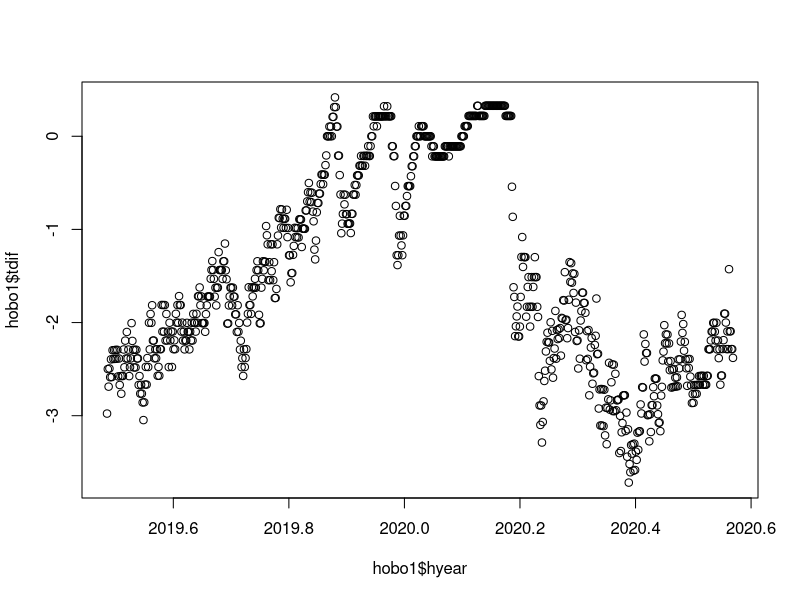
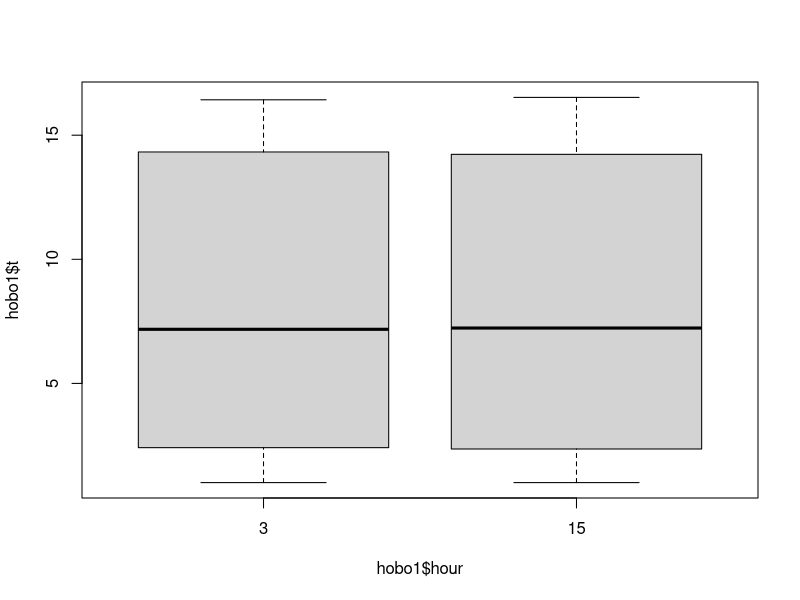

Generate these figures, in order, with R: (Note: this script raises an error after producing the figures.)
### Packages and functions ----
library(stringr)
library(ggplot2)

dyear <- function(year, month, day){
  leap <- ifelse(year/400 == floor(year/400), 1,
                 ifelse(year/100 == floor(year/100), 0,
                        ifelse(year/4 == floor(year/4), 1,0)))
  
  nday <-ifelse(month == 1, 0+day,
                ifelse(month == 2, 31+day,
                       ifelse(month == 3, 59+day+leap,
                              ifelse(month == 4, 90+day+leap,
                                     ifelse(month == 5, 120+day+leap,
                                            ifelse(month == 6, 151+day+leap,
                                                   ifelse(month == 7, 181+day+leap,
                                                          ifelse(month == 8, 212+day+leap,
                                                                 ifelse(month == 9, 243+day+leap,
                                                                        ifelse(month == 10, 273+day+leap,
                                                                               ifelse(month == 11, 304+day+leap,334+day+leap)))))))))))
  
  decimalyear <- year + nday/(365+leap) - 1/(365+leap)
  return(decimalyear)
}                                          
### Load and process data frames ----
## Presumes a HOBO cvs expo0rt file with yy/mm/dd date format, a separate time column, and no plot title in the header.

hobo <- read.csv('data/Wexford_frigid_surface.csv')
colnames(hobo) <- c('id', 'date', 'time', 't')
hobo$station <- 'Wexford_frigid_10'

hobo1 <- read.csv('data/Wexford_frigid_50_cm.csv')
colnames(hobo1) <- c('id', 'date', 'time', 't')
hobo1$station <- 'Wexford_frigid_50'
hobo <- rbind(hobo, hobo1)

hobo1 <- read.csv('data/Wexford_mesic_50_cm.csv')
colnames(hobo1) <- c('id', 'date', 'time', 't')
hobo1$station <- 'Wexford_mesic_50'
hobo <- rbind(hobo, hobo1)

hobo1 <- read.csv('data/Newaygo_mesic_50_cm.csv')
colnames(hobo1) <- c('id', 'date', 'time', 't')
hobo1$station <- 'Newaygo_mesic_50'
hobo <- rbind(hobo, hobo1)

hobo1 <- read.csv('data/Newaygo_frigid_50_cm.csv')
colnames(hobo1) <- c('id', 'date', 'time', 't')
hobo1$station <- 'Newaygo_frigid_50'
hobo <- rbind(hobo, hobo1)
rm(hobo1)

hobo$year <- as.numeric(str_split_fixed(hobo$date, '/', 3)[,1]) +2000
hobo$month <- as.numeric(str_split_fixed(hobo$date, '/', 3)[,2])
hobo$day <- as.numeric(str_split_fixed(hobo$date, '/', 3)[,3])
hobo$hour <- as.numeric(str_split_fixed(hobo$time, ':', 3)[,1]) + as.numeric(str_split_fixed(hobo$time, ':', 3)[,2])/60
hobo$dyear <- dyear(hobo$year,hobo$month,hobo$day)
hobo$hyear <- hobo$dyear+hobo$hour/24/365.25

ground <-  read.csv('data/2228937.csv')
ground <- subset(ground, select = c('STATION','NAME','LATITUDE','LONGITUDE','ELEVATION','DATE','PRCP','SNOW','TMAX','TMIN'))
ground$year <- as.numeric(str_split_fixed(ground$DATE, '-', 3)[,1])
ground$month <- as.numeric(str_split_fixed(ground$DATE, '-', 3)[,2])
ground$day <- as.numeric(str_split_fixed(ground$DATE, '-', 3)[,3])
ground$dyear <- dyear(ground$year,ground$month,ground$day)
ground$t <- (ground$TMAX + ground$TMIN)/2

norm <- read.delim('data/norms19812010.txt', encoding = 'UTF-8')
ground.sts <- unique(ground$STATION)
norm.ground <- subset(norm, Station_ID %in% ground.sts)
## compare two stations ----
hobo1 <- subset(hobo, station %in% 'Wexford_frigid_50', select = c(date, dyear, hour, hyear, t, station))
hobo2 <- subset(hobo, station %in% 'Wexford_mesic_50', select = c(date, dyear, hour, hyear, t, station))
hobo2$t2 <- hobo2$t
hobo2$station2 <- hobo2$station
hobo1 <- merge(hobo1, hobo2[,c('hyear', 't2', 'station2')], by='hyear')
rm(hobo2)


hobo1$tdif <- hobo1$t - hobo1$t2

plot(hobo1$tdif ~ hobo1$hyear)
boxplot(hobo1$t ~ hobo1$hour)

## get means by station
hobo1.mean <- aggregate(hobo1[,c('t','t2')], by = list(hour = hobo1$hour), FUN = 'mean')

hobo.mean <- aggregate(list(t = hobo$t), by = list(station = hobo$station, month = hobo$month,  day = hobo$day), FUN = 'mean')
hobo.mean2 <- aggregate(list(t = hobo.mean$t),by = list(station = hobo.mean$station), FUN = 'mean')

hobo.summer <- subset(hobo, month %in% c(6,7,8))
hobo.summer.mean <- aggregate(list(t = hobo.summer$t), by = list(station = hobo.summer$station, month = hobo.summer$month,  day = hobo.summer$day), FUN = 'mean')
hobo.summer.mean2 <- aggregate(list(t.summer = hobo.summer.mean$t),by = list(station = hobo.summer.mean$station), FUN = 'mean')

hobo.winter <- subset(hobo, month %in% c(1,2,12))
hobo.winter.mean <- aggregate(list(t = hobo.winter$t), by = list(station = hobo.winter$station, month = hobo.winter$month,  day = hobo.winter$day), FUN = 'mean')
hobo.winter.mean2 <- aggregate(list(t.winter = hobo.winter.mean$t),by = list(station = hobo.winter.mean$station), FUN = 'mean')

hobo.merge <- merge(hobo.mean2, hobo.summer.mean2, by='station')
hobo.merge <- merge(hobo.merge, hobo.winter.mean2, by='station')
hobo.merge$range <- hobo.merge$t.summer - hobo.merge$t.winter

## Determine relationship between layers 1: simple running average ----
## compare two stations
i <- 10
hobo.d <- aggregate(list(t = hobo$t), by = list(station = hobo$station, year = hobo$year, month = hobo$month,  day = hobo$day, dyear = hobo$dyear), FUN = 'mean')
hobo1 <- subset(hobo.d, station %in% 'Wexford_frigid_10', select = c(dyear, t, station))
hobo2 <- subset(hobo.d, station %in% 'Wexford_frigid_50', select = c(dyear, t, station))
hobo2$t50cm <- hobo2$t
hobo1 <- merge(hobo1, hobo2[,c('dyear','t50cm')], by='dyear')
rm(hobo2)

hobo1$t02 <- NA
for (i in 1:nrow(hobo1)){
  hobo1[i,]$t02 <-  mean(subset(hobo1, dyear <= hobo1[i,]$dyear & dyear >= hobo1[i,]$dyear-2/365.25, select = t)[,1])
}

hobo1$t03 <- NA
for (i in 1:nrow(hobo1)){
  hobo1[i,]$t03 <-  mean(subset(hobo1, dyear <= hobo1[i,]$dyear & dyear >= hobo1[i,]$dyear-3/365.25, select = t)[,1])
}

hobo1$t05 <- NA
for (i in 1:nrow(hobo1)){
  hobo1[i,]$t05 <-  mean(subset(hobo1, dyear <= hobo1[i,]$dyear & dyear >= hobo1[i,]$dyear-5/365.25, select = t)[,1])
}

hobo1$t16 <- NA
for (i in 1:nrow(hobo1)){
  hobo1[i,]$t16 <-  mean(subset(hobo1, dyear <= hobo1[i,]$dyear & dyear >= hobo1[i,]$dyear-16/365.25, select = t)[,1])
}

hobo1$t17 <- NA
for (i in 1:nrow(hobo1)){
  hobo1[i,]$t17 <-  mean(subset(hobo1, dyear <= hobo1[i,]$dyear & dyear >= hobo1[i,]$dyear-17/365.25, select = t)[,1])
}

hobo1$t18 <- NA
for (i in 1:nrow(hobo1)){
  hobo1[i,]$t18 <-  mean(subset(hobo1, dyear <= hobo1[i,]$dyear & dyear >= hobo1[i,]$dyear-18/365.25, select = t)[,1])
}
hobo1$t19 <- NA
for (i in 1:nrow(hobo1)){
  hobo1[i,]$t19 <-  mean(subset(hobo1, dyear <= hobo1[i,]$dyear & dyear >= hobo1[i,]$dyear-19/365.25, select = t)[,1])
}
hobo1$t20 <- NA
for (i in 1:nrow(hobo1)){
  hobo1[i,]$t20 <-  mean(subset(hobo1, dyear <= hobo1[i,]$dyear & dyear >= hobo1[i,]$dyear-20/365.25, select = t)[,1])
}

hobo1$t28 <- NA
for (i in 1:nrow(hobo1)){
  hobo1[i,]$t28 <-  mean(subset(hobo1, dyear <= hobo1[i,]$dyear & dyear >= hobo1[i,]$dyear-28/365.25, select = t)[,1])
}

hobo1$t35 <- NA
for (i in 1:nrow(hobo1)){
  hobo1[i,]$t35 <-  mean(subset(hobo1, dyear <= hobo1[i,]$dyear & dyear >= hobo1[i,]$dyear-25/365.25, select = t)[,1])
}
cols <- c(2, 4:14) 
cor(hobo1[,cols])

model <- lm(t50cm ~ t + t02 + t03 + t05 + t07 + t14 + t18 + t21 + t24 + t28 + t35, data = hobo1)
summary(model)

for (i in 1:length(cols)){
  model <- lm(t50cm ~ hobo1[,cols[i]], data = hobo1)
  print(colnames(hobo1)[cols[i]])
  print(AIC(model))}

model <- lm(t50cm ~ t18 , data = hobo1)
summary(model)
AIC(model)


## Determine relationship between layers 2: decay day influence ----
## compare two stations
i <- 10
hobo.d <- aggregate(list(t = hobo$t), by = list(station = hobo$station, year = hobo$year, month = hobo$month,  day = hobo$day, dyear = hobo$dyear), FUN = 'mean')
hobo1 <- subset(hobo.d, station %in% 'Wexford_frigid_10', select = c(dyear, t, station))
hobo2 <- subset(hobo.d, station %in% 'Wexford_frigid_50', select = c(dyear, t, station))
hobo2$t50cm <- hobo2$t
hobo1 <- merge(hobo1, hobo2[,c('dyear','t50cm')], by='dyear')
rm(hobo2)

hobo1$t02 <- NA
for (i in 1:nrow(hobo1)){
  halflife <- 2
  tab <- subset(hobo1, dyear <= hobo1[i,]$dyear)
  tab$wt <- 2^-((hobo1[i,]$dyear - tab$dyear)*365.25/halflife)
  tab$twt <- tab$wt * tab$t
  hobo1[i,]$t02 <- sum(tab$twt)/sum(tab$wt)
}

hobo1$t05 <- NA
for (i in 1:nrow(hobo1)){
  halflife <- 5
  tab <- subset(hobo1, dyear <= hobo1[i,]$dyear)
  tab$wt <- 2^-((hobo1[i,]$dyear - tab$dyear)*365.25/halflife)
  tab$twt <- tab$wt * tab$t
  hobo1[i,]$t05 <- sum(tab$twt)/sum(tab$wt) }

hobo1$t06 <- NA
for (i in 1:nrow(hobo1)){
  halflife <- 6
  tab <- subset(hobo1, dyear <= hobo1[i,]$dyear)
  tab$wt <- 2^-((hobo1[i,]$dyear - tab$dyear)*365.25/halflife)
  tab$twt <- tab$wt * tab$t
  hobo1[i,]$t06 <- sum(tab$twt)/sum(tab$wt) }

hobo1$t07 <- NA
for (i in 1:nrow(hobo1)){
  halflife <- 7
  tab <- subset(hobo1, dyear <= hobo1[i,]$dyear)
  tab$wt <- 2^-((hobo1[i,]$dyear - tab$dyear)*365.25/halflife)
  tab$twt <- tab$wt * tab$t
  hobo1[i,]$t07 <- sum(tab$twt)/sum(tab$wt) }

hobo1$t08 <- NA
for (i in 1:nrow(hobo1)){
  halflife <- 8
  tab <- subset(hobo1, dyear <= hobo1[i,]$dyear)
  tab$wt <- 2^-((hobo1[i,]$dyear - tab$dyear)*365.25/halflife)
  tab$twt <- tab$wt * tab$t
  hobo1[i,]$t08 <- sum(tab$twt)/sum(tab$wt) }

hobo1$t09 <- NA
for (i in 1:nrow(hobo1)){
  halflife <- 09
  tab <- subset(hobo1, dyear <= hobo1[i,]$dyear)
  tab$wt <- 2^-((hobo1[i,]$dyear - tab$dyear)*365.25/halflife)
  tab$twt <- tab$wt * tab$t
  hobo1[i,]$t09 <- sum(tab$twt)/sum(tab$wt) }

hobo1$t10 <- NA
for (i in 1:nrow(hobo1)){
  halflife <- 10
  tab <- subset(hobo1, dyear <= hobo1[i,]$dyear)
  tab$wt <- 2^-((hobo1[i,]$dyear - tab$dyear)*365.25/halflife)
  tab$twt <- tab$wt * tab$t
  hobo1[i,]$t10 <- sum(tab$twt)/sum(tab$wt) }

hobo1$t11 <- NA
for (i in 1:nrow(hobo1)){
  halflife <- 11
  tab <- subset(hobo1, dyear <= hobo1[i,]$dyear)
  tab$wt <- 2^-((hobo1[i,]$dyear - tab$dyear)*365.25/halflife)
  tab$twt <- tab$wt * tab$t
  hobo1[i,]$t11 <- sum(tab$twt)/sum(tab$wt) }

hobo1$t12 <- NA
for (i in 1:nrow(hobo1)){
  halflife <- 12
  tab <- subset(hobo1, dyear <= hobo1[i,]$dyear)
  tab$wt <- 2^-((hobo1[i,]$dyear - tab$dyear)*365.25/halflife)
  tab$twt <- tab$wt * tab$t
  hobo1[i,]$t12 <- sum(tab$twt)/sum(tab$wt) }

hobo1$t13 <- NA
for (i in 1:nrow(hobo1)){
  halflife <- 13
  tab <- subset(hobo1, dyear <= hobo1[i,]$dyear)
  tab$wt <- 2^-((hobo1[i,]$dyear - tab$dyear)*365.25/halflife)
  tab$twt <- tab$wt * tab$t
  hobo1[i,]$t13 <- sum(tab$twt)/sum(tab$wt) }

cols <- c(2, 4:14) 
cor(hobo1[,cols])
# determined that 7 day half life is the optimum

for (i in 1:length(cols)){
  model <- lm(t50cm ~ hobo1[,cols[i]], data = hobo1)
  print(colnames(hobo1)[cols[i]])
  print(AIC(model))}
hobo1.x <- hobo1[-c(1:15),]
model <- lm(t50cm ~ t07 , data = hobo1.x)
summary(model)
AIC(model)

## Determine relationship between layers 3: decay day influence shift ----
## compare two stations
i <- 10
hobo.d <- aggregate(list(t = hobo$t), by = list(station = hobo$station, year = hobo$year, month = hobo$month,  day = hobo$day, dyear = hobo$dyear), FUN = 'mean')
hobo1 <- subset(hobo.d, station %in% 'Wexford_frigid_10', select = c(dyear, t, station))
hobo2 <- subset(hobo.d, station %in% 'Wexford_frigid_50', select = c(dyear, t, station))
hobo2$t50cm <- hobo2$t
hobo1 <- merge(hobo1, hobo2[,c('dyear','t50cm')], by='dyear')
rm(hobo2)
shift <- 6 # determined that a shift of zero is the optimum
hobo1$t02 <- NA
for (i in 1:nrow(hobo1)){
  halflife <- 2
  tab <- subset(hobo1, dyear <= hobo1[i,]$dyear)
  tab$wt <- 2^-((abs((hobo1[i,]$dyear - shift/365.25) - tab$dyear))*365.25/halflife)
  tab$twt <- tab$wt * tab$t
  hobo1[i,]$t02 <- sum(tab$twt)/sum(tab$wt)
}

hobo1$t03 <- NA
for (i in 1:nrow(hobo1)){
  halflife <- 3
  tab <- subset(hobo1, dyear <= hobo1[i,]$dyear)
  tab$wt <- 2^-((abs((hobo1[i,]$dyear - shift/365.25) - tab$dyear))*365.25/halflife)
  tab$twt <- tab$wt * tab$t
  hobo1[i,]$t03 <- sum(tab$twt)/sum(tab$wt) }

hobo1$t05 <- NA
for (i in 1:nrow(hobo1)){
  halflife <- 5
  tab <- subset(hobo1, dyear <= hobo1[i,]$dyear)
  tab$wt <- 2^-((abs((hobo1[i,]$dyear - shift/365.25) - tab$dyear))*365.25/halflife)
  tab$twt <- tab$wt * tab$t
  hobo1[i,]$t05 <- sum(tab$twt)/sum(tab$wt) }

hobo1$t07 <- NA
for (i in 1:nrow(hobo1)){
  halflife <- 7
  tab <- subset(hobo1, dyear <= hobo1[i,]$dyear)
  tab$wt <- 2^-((abs((hobo1[i,]$dyear - shift/365.25) - tab$dyear))*365.25/halflife)
  tab$twt <- tab$wt * tab$t
  hobo1[i,]$t07 <- sum(tab$twt)/sum(tab$wt) }

hobo1$t14 <- NA
for (i in 1:nrow(hobo1)){
  halflife <- 14
  tab <- subset(hobo1, dyear <= hobo1[i,]$dyear)
  tab$wt <- 2^-((abs((hobo1[i,]$dyear - shift/365.25) - tab$dyear))*365.25/halflife)
  tab$twt <- tab$wt * tab$t
  hobo1[i,]$t14 <- sum(tab$twt)/sum(tab$wt) }

hobo1$t18 <- NA
for (i in 1:nrow(hobo1)){
  halflife <- 18
  tab <- subset(hobo1, dyear <= hobo1[i,]$dyear)
  tab$wt <- 2^-((abs((hobo1[i,]$dyear - shift/365.25) - tab$dyear))*365.25/halflife)
  tab$twt <- tab$wt * tab$t
  hobo1[i,]$t18 <- sum(tab$twt)/sum(tab$wt) }

hobo1$t21 <- NA
for (i in 1:nrow(hobo1)){
  halflife <- 21
  tab <- subset(hobo1, dyear <= hobo1[i,]$dyear)
  tab$wt <- 2^-((abs((hobo1[i,]$dyear - shift/365.25) - tab$dyear))*365.25/halflife)
  tab$twt <- tab$wt * tab$t
  hobo1[i,]$t21 <- sum(tab$twt)/sum(tab$wt) }

hobo1$t24 <- NA
for (i in 1:nrow(hobo1)){
  halflife <- 24
  tab <- subset(hobo1, dyear <= hobo1[i,]$dyear)
  tab$wt <- 2^-((abs((hobo1[i,]$dyear - shift/365.25) - tab$dyear))*365.25/halflife)
  tab$twt <- tab$wt * tab$t
  hobo1[i,]$t24 <- sum(tab$twt)/sum(tab$wt) }

hobo1$t28 <- NA
for (i in 1:nrow(hobo1)){
  halflife <- 28
  tab <- subset(hobo1, dyear <= hobo1[i,]$dyear)
  tab$wt <- 2^-((abs((hobo1[i,]$dyear - shift/365.25) - tab$dyear))*365.25/halflife)
  tab$twt <- tab$wt * tab$t
  hobo1[i,]$t28 <- sum(tab$twt)/sum(tab$wt) }

hobo1$t35 <- NA
for (i in 1:nrow(hobo1)){
  halflife <- 35
  tab <- subset(hobo1, dyear <= hobo1[i,]$dyear)
  tab$wt <- 2^-((abs((hobo1[i,]$dyear - shift/365.25) - tab$dyear))*365.25/halflife)
  tab$twt <- tab$wt * tab$t
  hobo1[i,]$t35 <- sum(tab$twt)/sum(tab$wt) }

cols <- c(2, 4:14) 
cor(hobo1[,cols])

model <- lm(t50cm ~ t + t02 + t03 + t05 + t07 + t14 + t18 + t21 + t24 + t28 + t35, data = hobo1)
summary(model)

for (i in 1:length(cols)){
  model <- lm(t50cm ~ hobo1[,cols[i]], data = hobo1)
  print(colnames(hobo1)[cols[i]])
  print(AIC(model))}

model <- lm(t50cm ~ t07 , data = hobo1)
summary(model)
AIC(model)








## Relationship to ground stations ----

hobo.d <- aggregate(list(t = hobo$t), by = list(station = hobo$station, year = hobo$year, month = hobo$month,  day = hobo$day, dyear = hobo$dyear), FUN = 'mean')
hobo1 <- subset(hobo.d, station %in% 'Wexford_frigid_10', select = c(dyear, year, month, day, t, station))
hobo2 <- subset(hobo.d, station %in% 'Wexford_frigid_50', select = c(dyear, year, month, day, t, station))
hobo2$t.50 <- hobo2$t
hobo1 <- merge(hobo1, hobo2[,c('dyear','t.50')], by='dyear', all.x = TRUE)
sts <- unique(ground$STATION)
i=1
for (i in 1:length(sts)){

ground1 <- subset(ground, STATION %in% sts[i], select = c(dyear, t, STATION))
ground1$x <- ground1$t
hobo1 <- merge(hobo1, ground1[,c('dyear','x')], by='dyear', all.x = TRUE)
colnames(hobo1)[names(hobo1) == 'x'] <- as.character(sts[i])
}


hobo1.month <- subset(hobo1, day == 1, select = c(dyear, month))

plot <- 
  ggplot(hobo1, aes(x=dyear)) +
  geom_line(aes(y=USC00208774, color ='USC00208774'), alpha=0.3)+
  geom_line(aes(y=USC00200779, color ='USC00200779'), alpha=0.3)+
  geom_line(aes(y=USC00208772, color ='USC00208772'), alpha=0.3)+
  geom_line(aes(y=USW00014817, color ='USW00014817'), alpha=0.3)+
  geom_line(aes(y=USC00201178, color ='USC00201178'), alpha=0.3)+
  geom_line(aes(y=t, color ='Briar Hills, 10 cm'), alpha=1)+
  geom_line(aes(y=t.50, color ='Briar Hills, 50 cm'), alpha=1)+
  scale_x_continuous(name= "Month", 
                     breaks=hobo1.month$dyear,
                     labels=hobo1.month$month,
                     minor_breaks = NULL)+
  scale_y_continuous(name= "Temperature C", breaks=seq(-20, 35, 5), minor_breaks = seq(-20, 35, 1))+
  theme(panel.grid.major = element_line(colour="white", size=1),
        panel.grid.minor = element_line(colour="white", size=0.1)) +
  scale_color_manual('Stations',
                     breaks = c('USC00208774', 'USC00200779', 'USW00014817', 'USW00014817', 'USC00201178', 'Briar Hills, 10 cm', 'Briar Hills, 50 cm'),
                     values = c('red', 'yellow', 'violet', 'blue', 'green', 'black', 'brown')
  )+
  labs(title = "Air and soil temperatures", title.position = "bottom", color='Station')
## correlation matrix
hobo2 <- subset(hobo1, month %in% c(7,8,9,10,4,5,6))
hobo2 <- subset(hobo1)
nums <- unlist(lapply(hobo2, is.numeric))
hobo2 <- subset(hobo2, select = nums)

cor(hobo2, use = 'pairwise.complete.obs')
unique(ground[,c('STATION', 'NAME')])
### plot all lines ----

plot <- 
  ggplot() +
  geom_line(aes(x=hobo.d$dyear, y=hobo.d$t, color = hobo.d$station, linetype = hobo.d$station), alpha=0.7)+
  geom_line(aes(x=ground$dyear, y=ground$t, color = ground$NAME, linetype = ground$NAME), alpha=0.3)+
  scale_x_continuous(name= "Month", 
                     breaks=hobo1.month$dyear,
                     labels=hobo1.month$month,
                     minor_breaks = NULL)+
  scale_y_continuous(name= "Temperature C", breaks=seq(-20, 35, 5), minor_breaks = seq(-20, 35, 1))+
  theme(panel.grid.major = element_line(colour="white", size=1),
        panel.grid.minor = element_line(colour="white", size=0.1)) +
  scale_color_manual('Stations', breaks = c("Wexford_frigid_10", "Wexford_frigid_50", "Wexford_mesic_50", "Newaygo_frigid_50",  "Newaygo_mesic_50",
                                            'BIG RAPIDS WATER TREATMENT PLANT, MI US' ,'WELLSTON TIPPY DAM, MI US', 'WELLSTON 1 N, MI US',
                                            'CADILLAC, MI US', 'CADILLAC 9 AND 10 NEWS, MI US'),
                     values = c('black', 'blue', 'cyan', 'red', 'orange', 'red','gray','gray','blue','gray' )
  )+
  scale_linetype_manual('Stations', breaks = c("Wexford_frigid_10", "Wexford_frigid_50", "Wexford_mesic_50", "Newaygo_frigid_50",  "Newaygo_mesic_50",
                                            'BIG RAPIDS WATER TREATMENT PLANT, MI US' ,'WELLSTON TIPPY DAM, MI US', 'WELLSTON 1 N, MI US',
                                            'CADILLAC, MI US', 'CADILLAC 9 AND 10 NEWS, MI US'),
                     values = c('solid', 'solid', 'solid', 'solid', 'solid', 'dashed','dashed','dashed','dashed','dashed' )
  )+
  labs(title = "Air and soil temperatures", title.position = "bottom", color='Station')

### Ground station summaries ----
ground.premean <- subset(ground, !is.na(t))
ground.mean <- aggregate(list(t = ground.premean$t),  by = list(station = ground.premean$STATION, name = ground.premean$NAME, month = ground.premean$month), FUN = 'mean')
ground.mean2 <- aggregate(list(t = ground.mean$t), by = list(station = ground.mean$station, name = ground.mean$name), FUN = 'mean', na.action = na.omit)

ground.summer <- subset(ground.mean, month %in% c(6,7,8))
ground.summer.mean <- aggregate(list(t.summer = ground.summer$t),by = list(station = ground.summer$station), FUN = 'mean')

ground.winter <- subset(ground.mean, month %in% c(1,2,12))
ground.winter.mean <- aggregate(list(t.winter = ground.winter$t),by = list(station = ground.winter$station), FUN = 'mean')

ground.merge <- merge(ground.mean2, ground.summer.mean, by='station')
ground.merge <- merge(ground.merge, ground.winter.mean, by='station')
ground.merge$range <- ground.merge$t.summer - ground.merge$t.winter

## Ground Station norms ----
t.months <- c('t01', 't02', 't03', 't04', 't05', 't06', 't07', 't08', 't09', 't10', 't11', 't12')
norm.t <- as.data.frame(list(Station_ID = 'Station_ID',Station_Name='Station_Name',State='State',Latitude=NA,Longitude=NA,Elevation=NA,t.norm=NA, month=NA))
for (i in 1:12){
  norm.trans <- subset(norm.ground, select = c('Station_ID','Station_Name','State','Latitude','Longitude','Elevation',t.months[i]))
  norm.trans$month <- i
  colnames(norm.trans)[names(norm.trans) == t.months[i]] <- 't.norm'
  norm.t <- rbind(norm.t, norm.trans)
}
norm.t <- norm.t[-1,]
norm.t.ground <- merge(norm.t, ground.mean[,c('station', 'month','t')], by.x=c('Station_ID', 'month'),by.y=c('station', 'month')) 
norm.t.ground$deviation <- norm.t.ground$t - norm.t.ground$t.norm

norm.t.ground.annual <- aggregate(list(t = norm.t.ground$deviation), by=list(Station_ID=norm.t.ground$Station_ID, Station_Name=norm.t.ground$Station_Name), FUN='mean')